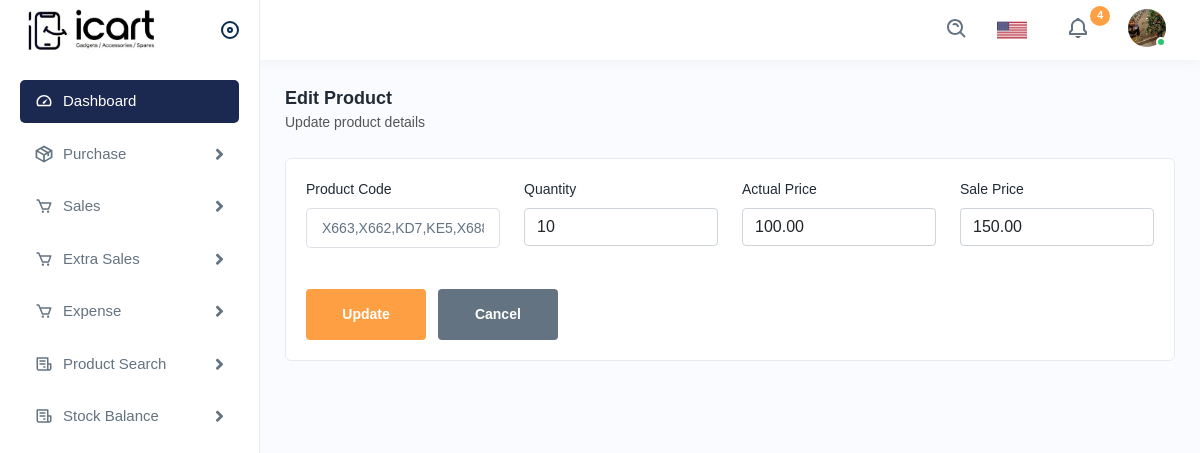
Page /product/edit/2/ on the committed database.
### stock_app/models.py (models this page shows, shortened)
class Product(models.Model):
    product_code = models.CharField(max_length=500)
    product_price = models.DecimalField(max_digits=10, decimal_places=2)
    quantity = models.PositiveIntegerField(default=0)
    salling_price = models.DecimalField(max_digits=10, decimal_places=2, default=0.00)
    added_on = models.DateTimeField(auto_now_add=True)

### stock_app/views.py (the view)
# urls.py: path('product/edit/<int:pk>/', views.edit_product, name='edit_product'),
def edit_product(request, pk):
    product = get_object_or_404(Product, pk=pk)
    form = ProductForm(request.POST or None, instance=product)
    if form.is_valid():
        form.save()
        return redirect('display_products')  # Redirect to your product list page
    return render(request, 'inventory/edit_product.html', {'form': form, 'product': product})

### stock_app/forms.py
class ProductForm(forms.ModelForm):
    class Meta:
        model = Product
        fields = ['product_code', 'product_price', 'salling_price', 'quantity']

### templates/inventory/edit_product.html (shortened to what this page needs)
{% extends "inventory/base.html" %}
{% load static %}
{% block content %}
<form method="POST">
    <div class="page-wrapper">
        <div class="content">
            <div class="page-header">
                <div class="page-title">
                    <h4>Edit Product</h4>
                    <h6>Update product details</h6>
                </div>
            </div>
            <div class="card">
                <div class="card-body">
                    <div class="row">
                        <div class="col-lg-3 col-sm-6 col-12">
                            <div class="form-group">
                                <label>Product Code</label>
                                <input type="text" name="product_code" value="{{ form.product_code.value }}" class="form-control" required>
                            </div>
                        </div>
                        <div class="col-lg-3 col-sm-6 col-12">
                            <div class="form-group">
                                <label>Quantity</label>
                                <input type="number" name="quantity" value="{{ form.quantity.value }}" class="form-control" required>
                            </div>
                        </div>
                        <div class="col-lg-3 col-sm-6 col-12">
                            <div class="form-group">
                                <label>Actual Price</label>
                                <input type="number" name="product_price" step="0.01" value="{{ form.product_price.value }}" class="form-control" required>
                            </div>
                        </div>
                        <div class="col-lg-3 col-sm-6 col-12">
                            <div class="form-group">
                                <label>Sale Price</label>
                                <input type="number" name="salling_price" step="0.01" value="{{ form.salling_price.value }}" class="form-control" required>
                            </div>
                        </div>
                        <div class="col-lg-12 mt-3">
                            <button type="submit" class="btn btn-submit me-2">Update</button>
                            <a href="{% url 'display_products' %}" class="btn btn-cancel">Cancel</a>
                        </div>
                    </div>
                </div>
            </div>
        </div>
    </div>
</form>
{% endblock %}

### rows in the picture
Product: product_code "X663,X662,KD7,KE5,X688", product_price "100.00", salling_price "150.00"
